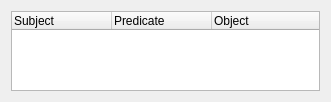
<?xml version="1.0" encoding="UTF-8"?>
<ui version="4.0">
<comment> Copyright (C) 2010 - 2012 by Pedro Mendes, Virginia Tech Intellectual </comment>
<comment> Properties, Inc., University of Heidelberg, and The University </comment>
<comment> of Manchester. </comment>
<comment> All rights reserved. </comment>

<comment> Copyright (C) 2009 by Pedro Mendes, Virginia Tech Intellectual </comment>
<comment> Properties, Inc., EML Research, gGmbH, University of Heidelberg, </comment>
<comment> and The University of Manchester. </comment>
<comment> All rights reserved. </comment>

 <comment> All rights reserved. </comment>
 <class>CQRDFTreeView</class>
 <widget class="QWidget" name="CQRDFTreeView">
  <property name="geometry">
   <rect>
    <x>0</x>
    <y>0</y>
    <width>331</width>
    <height>102</height>
   </rect>
  </property>
  <property name="caption" stdset="0">
   <string>CQRDFListViewWidget</string>
  </property>
  <layout class="QHBoxLayout" name="horizontalLayout">
   <item>
    <widget class="QTreeWidget" name="mpTreeWidget">
     <column>
      <property name="text">
       <string>Subject</string>
      </property>
     </column>
     <column>
      <property name="text">
       <string>Predicate</string>
      </property>
     </column>
     <column>
      <property name="text">
       <string>Object</string>
      </property>
     </column>
    </widget>
   </item>
  </layout>
 </widget>
 <layoutdefault spacing="6" margin="11"/>
 <resources/>
 <connections/>
</ui>
